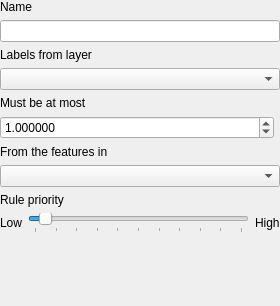
<?xml version="1.0" encoding="UTF-8"?>
<ui version="4.0">
 <class>QgsLabelingRuleMaximumDistanceLabelToFeatureWidgetBase</class>
 <widget class="QgsPanelWidget" name="QgsLabelingRuleMaximumDistanceLabelToFeatureWidgetBase">
  <property name="geometry">
   <rect>
    <x>0</x>
    <y>0</y>
    <width>280</width>
    <height>306</height>
   </rect>
  </property>
  <property name="windowTitle">
   <string notr="true">Form</string>
  </property>
  <layout class="QVBoxLayout" name="verticalLayout">
   <property name="leftMargin">
    <number>0</number>
   </property>
   <property name="topMargin">
    <number>0</number>
   </property>
   <property name="rightMargin">
    <number>0</number>
   </property>
   <property name="bottomMargin">
    <number>0</number>
   </property>
   <item>
    <widget class="QLabel" name="label">
     <property name="text">
      <string>Name</string>
     </property>
    </widget>
   </item>
   <item>
    <widget class="QLineEdit" name="mEditName"/>
   </item>
   <item>
    <widget class="QLabel" name="label_2">
     <property name="text">
      <string>Labels from layer</string>
     </property>
    </widget>
   </item>
   <item>
    <widget class="QgsMapLayerComboBox" name="mComboLabeledLayer"/>
   </item>
   <item>
    <widget class="QLabel" name="label_3">
     <property name="text">
      <string>Must be at most</string>
     </property>
    </widget>
   </item>
   <item>
    <layout class="QHBoxLayout" name="horizontalLayout_2">
     <item>
      <widget class="QgsDoubleSpinBox" name="mSpinDistance">
       <property name="sizePolicy">
        <sizepolicy hsizetype="Preferred" vsizetype="Fixed">
         <horstretch>1</horstretch>
         <verstretch>0</verstretch>
        </sizepolicy>
       </property>
       <property name="decimals">
        <number>6</number>
       </property>
       <property name="maximum">
        <double>100000.000000000000000</double>
       </property>
       <property name="singleStep">
        <double>0.200000000000000</double>
       </property>
       <property name="value">
        <double>1.000000000000000</double>
       </property>
       <property name="showClearButton" stdset="0">
        <bool>true</bool>
       </property>
      </widget>
     </item>
     <item>
      <widget class="QgsUnitSelectionWidget" name="mDistanceUnitWidget" native="true">
       <property name="minimumSize">
        <size>
         <width>0</width>
         <height>0</height>
        </size>
       </property>
       <property name="focusPolicy">
        <enum>Qt::StrongFocus</enum>
       </property>
      </widget>
     </item>
    </layout>
   </item>
   <item>
    <widget class="QLabel" name="label_4">
     <property name="text">
      <string>From the features in</string>
     </property>
    </widget>
   </item>
   <item>
    <widget class="QgsMapLayerComboBox" name="mComboTargetLayer"/>
   </item>
   <item>
    <widget class="QLabel" name="label_5">
     <property name="text">
      <string>Rule priority</string>
     </property>
    </widget>
   </item>
   <item>
    <layout class="QHBoxLayout" name="horizontalLayout">
     <item>
      <widget class="QLabel" name="label_40">
       <property name="text">
        <string>Low</string>
       </property>
      </widget>
     </item>
     <item>
      <widget class="QSlider" name="mCostSlider">
       <property name="toolTip">
        <string/>
       </property>
       <property name="minimum">
        <number>0</number>
       </property>
       <property name="maximum">
        <number>100</number>
       </property>
       <property name="singleStep">
        <number>1</number>
       </property>
       <property name="value">
        <number>5</number>
       </property>
       <property name="orientation">
        <enum>Qt::Horizontal</enum>
       </property>
       <property name="tickPosition">
        <enum>QSlider::TicksBelow</enum>
       </property>
       <property name="tickInterval">
        <number>10</number>
       </property>
      </widget>
     </item>
     <item>
      <widget class="QLabel" name="label_41">
       <property name="text">
        <string>High</string>
       </property>
      </widget>
     </item>
    </layout>
   </item>
   <item>
    <spacer name="verticalSpacer">
     <property name="orientation">
      <enum>Qt::Vertical</enum>
     </property>
     <property name="sizeHint" stdset="0">
      <size>
       <width>20</width>
       <height>40</height>
      </size>
     </property>
    </spacer>
   </item>
  </layout>
 </widget>
 <customwidgets>
  <customwidget>
   <class>QgsPanelWidget</class>
   <extends>QWidget</extends>
   <header>qgspanelwidget.h</header>
   <container>1</container>
  </customwidget>
  <customwidget>
   <class>QgsMapLayerComboBox</class>
   <extends>QComboBox</extends>
   <header>qgsmaplayercombobox.h</header>
  </customwidget>
  <customwidget>
   <class>QgsDoubleSpinBox</class>
   <extends>QDoubleSpinBox</extends>
   <header>qgsdoublespinbox.h</header>
  </customwidget>
  <customwidget>
   <class>QgsUnitSelectionWidget</class>
   <extends>QWidget</extends>
   <header>qgsunitselectionwidget.h</header>
   <container>1</container>
  </customwidget>
 </customwidgets>
 <tabstops>
  <tabstop>mEditName</tabstop>
  <tabstop>mComboLabeledLayer</tabstop>
  <tabstop>mSpinDistance</tabstop>
  <tabstop>mDistanceUnitWidget</tabstop>
  <tabstop>mComboTargetLayer</tabstop>
 </tabstops>
 <resources/>
 <connections/>
</ui>
